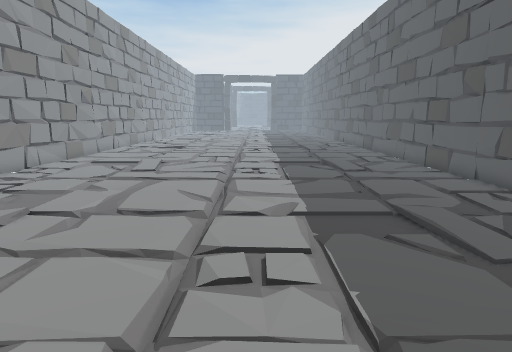
view 1 (above)

16 first-person views from a walk through a 3-D level made in the Unity game engine. The camera is 1.2 m above the floor, tilts 10° down and sees 75° across. The floor is counted in squares, 0.5 m on a side. Each view is taken from the middle of a square. On the plan, view 1 faces up. The plan holds only what a view shows up to about 20 squares ahead; the rest is blank. The place goes on beyond the plan. Door leaves are left out, so doorways stand open.

view 2
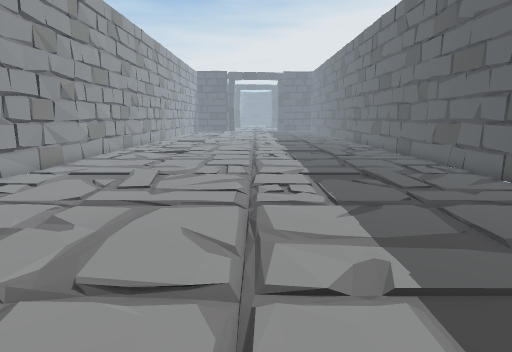

view 3
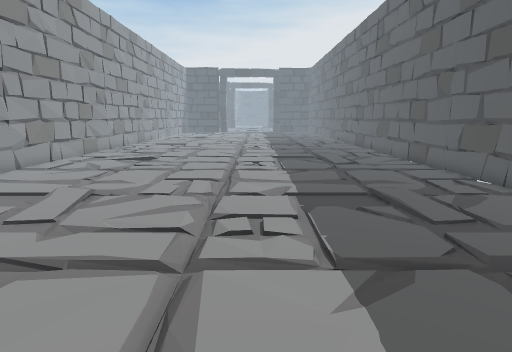

view 4
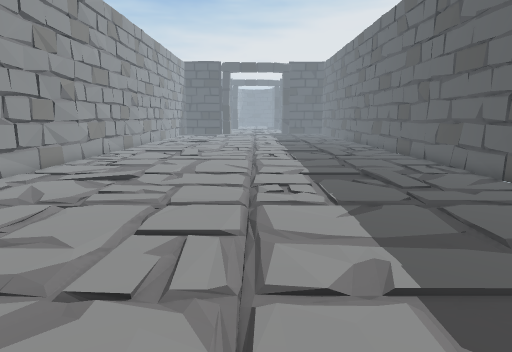

view 5
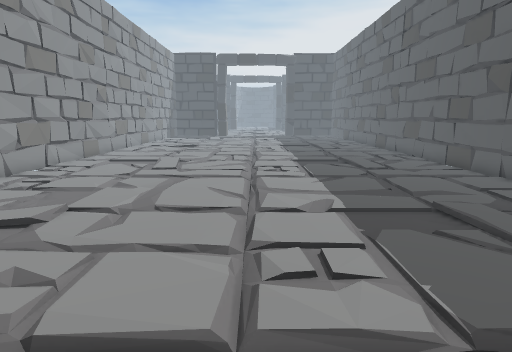

view 6
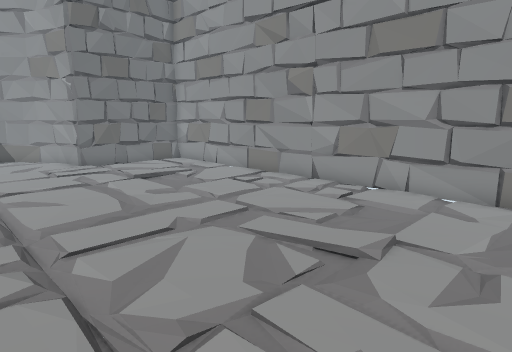

view 7
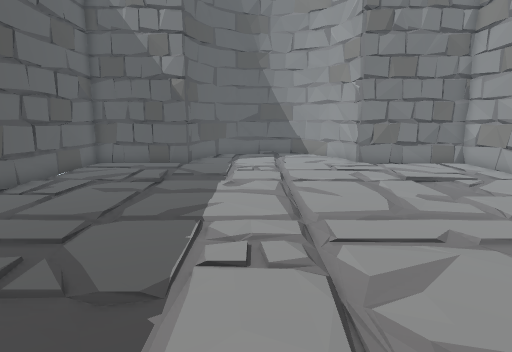

view 8
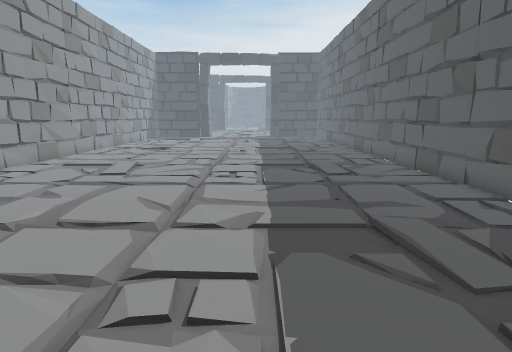

view 9
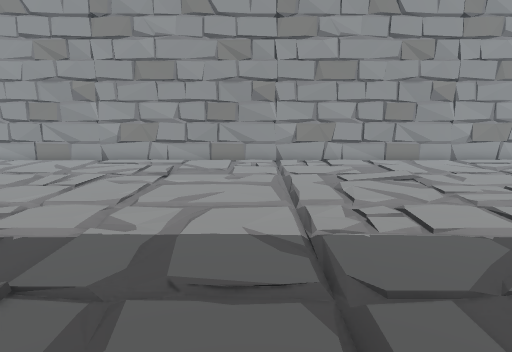

view 10
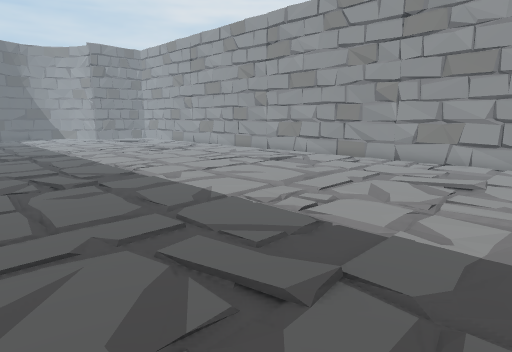

view 11
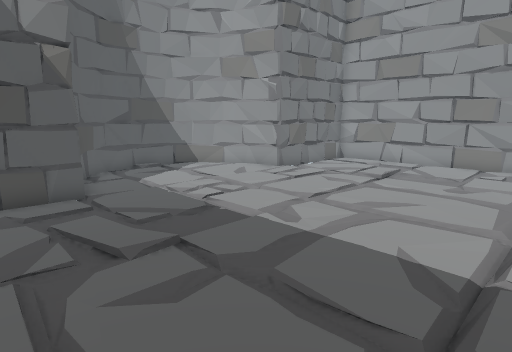

view 12
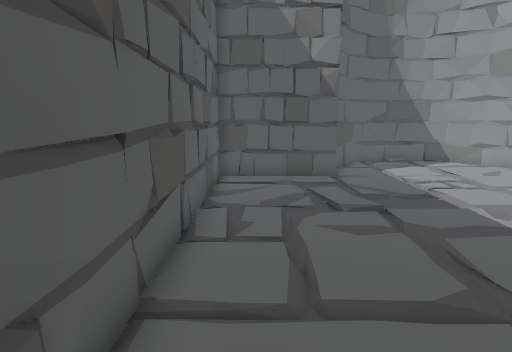

view 13
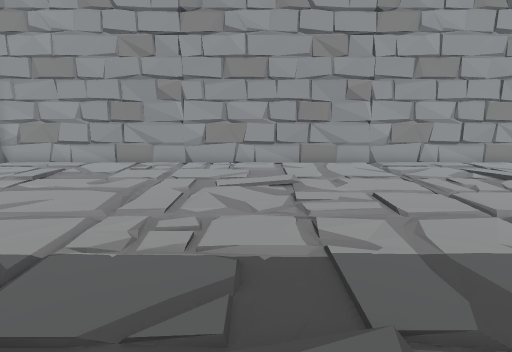

view 14
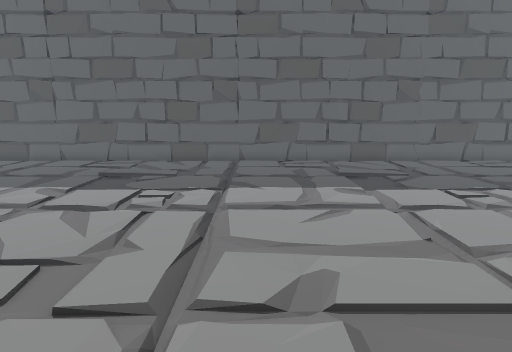

view 15
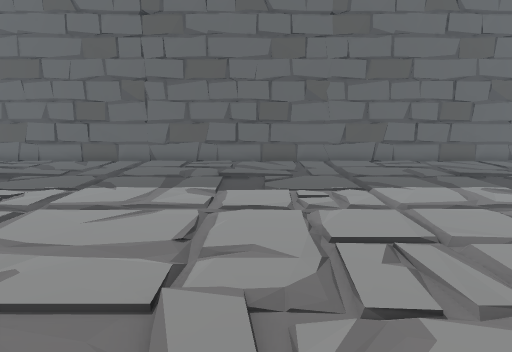

view 16
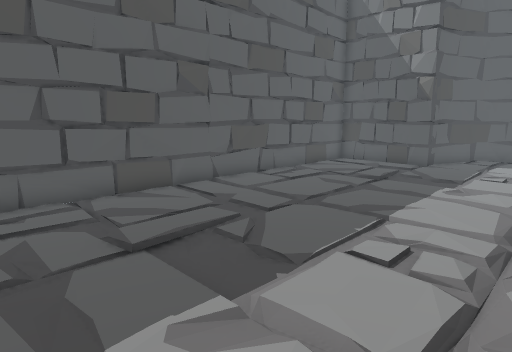

### Floor plan
Key: @ floor where view 1 was taken; # wall or solid block; . floor; / step, stairs or slope.
Columns run from 11 left of view 1 to 9 right of it. Each row starts with its distance up from view 1.
 41 #.......  ..........#
 40 #...................#
 39 #...................#
 38 #...................#
 37 #...................#
 36 #...................#
 35 #...................#
 34 #...................#
 33 #...................#
 32 #...................#
 31 #...................#
 30 #...................#
 29 #..../..............#
 28 #....//.............#
 27 #..../..............#
 26 #...................#
 25 #...................#
 24 #...................#
 23 #...................#
 22 #...................#
 21 #...................#
 20 #...................#
 19 #...................#
 18 #...................#
 17 #...................#
 16 #...................#
 15 #...................#
 14 #...................#
 13 #...................#
 12 #...................#
 11 #...................#
 10 #...................#
  9 #..../..............#
  8 #....//.............#
  7 #..../..............#
  6 #...................#
  5 #...................#
  4 #...................#
  3 #######........######
  2       #.......##
  1       #.......#
  0       ##...@.##
 -1        ###.###

Where each view was taken, in squares from view 1:
view 1: 0 up, 0 right, facing up
view 2: 4 up, 1 left, facing up
view 3: 8 up, 0 right, facing up
view 4: 14 up, 1 left, facing up
view 5: 20 up, 1 left, facing up
view 6: 21 up, 0 right, facing down-left
view 7: 21 up, 0 right, facing down
view 8: 21 up, 1 right, facing up
view 9: 32 up, 8 right, facing left
view 10: 41 up, 8 right, facing down-left
view 11: 14 up, 7 right, facing down-left
view 12: 17 up, 7 right, facing down
view 13: 17 up, 7 right, facing left
view 14: 32 up, 10 left, facing right
view 15: 27 up, 10 left, facing right
view 16: 21 up, 2 left, facing down-right
